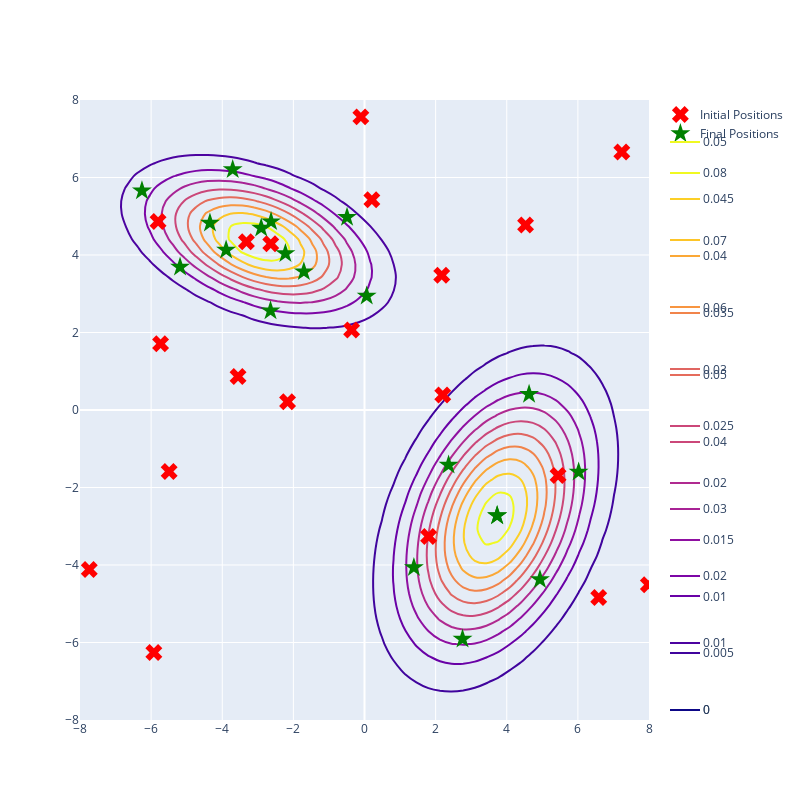

Notebook code cell kept with this figure:
### Markdown cell above
The particles are given random initial positions and with SVGD they 'move' to estimate the GMM.

_The code snippet below simply executes the `gmm_example` binary built from `gmm_example.cpp` and plots the initial and final positions of the particles._

### Code cell
# Run the executable
captured_output = subprocess.run("./gmm_example", text=True, capture_output=True)

# Process the captured output
split_output_str =  captured_output.stdout.split("\n")

# Extract the particle positions
initial_positions_x = [float(elem) for elem in split_output_str[1].split(" ") if elem != ""]
initial_positions_y = [float(elem) for elem in split_output_str[2].split(" ") if elem != ""]
initial_positions = list(zip(initial_positions_x, initial_positions_y))

final_positions_x = [float(elem) for elem in split_output_str[4].split(" ") if elem != ""]
final_positions_y = [float(elem) for elem in split_output_str[5].split(" ") if elem != ""]
final_positions = list(zip(final_positions_x, final_positions_y))

print("Initial particle positions:\n", np.asarray(initial_positions))
print("Final particle positions:\n", np.asarray(final_positions))

# Plot the positions on top of the MVN
fig.add_traces(
    [
        go.Scatter(
            x=initial_positions_x,
            y=initial_positions_y,
            mode="markers",
            marker_symbol="x",
            marker_size=15,
            marker_color="red",
            name="Initial Positions"
        ),
        go.Scatter(
            x=final_positions_x,
            y=final_positions_y,
            mode="markers",
            marker_symbol="star",
            marker_size=15,
            marker_color="green",
            name="Final Positions"
        )
    ]
)

fig.update_xaxes(range=[min(x), max(x)])
fig.update_yaxes(range=[min(y), max(y)])

fig.show()

### Figure 1 — Plotly figure (JSON) as saved in the notebook; plotly's stock layout.template omitted (floating-point values rounded to 4 significant figures; data arrays with more than 128 entries replaced by an {"elided": "..."} marker saying what was removed)
{"data": [{"contours": {"coloring": "lines"}, "line": {"width": 2}, "type": "contour", "x": [-8, -7.673, -7.347, -7.02, -6.694, -6.367, -6.041, -5.714, -5.388, -5.061, -4.735, -4.408, -4.082, -3.755, -3.429, -3.102, -2.776, -2.449, -2.122, -1.796, -1.469, -1.143, -0.8163, -0.4898, -0.1633, 0.1633, 0.4898, 0.8163, 1.143, 1.469, 1.796, 2.122, 2.449, 2.776, 3.102, 3.429, 3.755, 4.082, 4.408, 4.735, 5.061, 5.388, 5.714, 6.041, 6.367, 6.694, 7.02, 7.347, 7.673, 8], "y": [-8, -7.673, -7.347, -7.02, -6.694, -6.367, -6.041, -5.714, -5.388, -5.061, -4.735, -4.408, -4.082, -3.755, -3.429, -3.102, -2.776, -2.449, -2.122, -1.796, -1.469, -1.143, -0.8163, -0.4898, -0.1633, 0.1633, 0.4898, 0.8163, 1.143, 1.469, 1.796, 2.122, 2.449, 2.776, 3.102, 3.429, 3.755, 4.082, 4.408, 4.735, 5.061, 5.388, 5.714, 6.041, 6.367, 6.694, 7.02, 7.347, 7.673, 8], "z": {"elided": "50x50 float values"}}, {"contours": {"coloring": "lines"}, "line": {"width": 2}, "type": "contour", "x": [-8, -7.673, -7.347, -7.02, -6.694, -6.367, -6.041, -5.714, -5.388, -5.061, -4.735, -4.408, -4.082, -3.755, -3.429, -3.102, -2.776, -2.449, -2.122, -1.796, -1.469, -1.143, -0.8163, -0.4898, -0.1633, 0.1633, 0.4898, 0.8163, 1.143, 1.469, 1.796, 2.122, 2.449, 2.776, 3.102, 3.429, 3.755, 4.082, 4.408, 4.735, 5.061, 5.388, 5.714, 6.041, 6.367, 6.694, 7.02, 7.347, 7.673, 8], "y": [-8, -7.673, -7.347, -7.02, -6.694, -6.367, -6.041, -5.714, -5.388, -5.061, -4.735, -4.408, -4.082, -3.755, -3.429, -3.102, -2.776, -2.449, -2.122, -1.796, -1.469, -1.143, -0.8163, -0.4898, -0.1633, 0.1633, 0.4898, 0.8163, 1.143, 1.469, 1.796, 2.122, 2.449, 2.776, 3.102, 3.429, 3.755, 4.082, 4.408, 4.735, 5.061, 5.388, 5.714, 6.041, 6.367, 6.694, 7.02, 7.347, 7.673, 8], "z": {"elided": "50x50 float values"}}, {"marker": {"color": "red", "size": 15, "symbol": "x"}, "mode": "markers", "name": "Initial Positions", "type": "scatter", "x": [5.443, 4.53, 6.586, -2.636, -3.556, -0.3616, -2.163, 7.236, 2.171, -5.734, -7.739, -5.804, -5.493, -5.923, 7.983, 0.2069, 1.802, 2.201, -0.1027, -3.32], "y": [-1.69, 4.775, -4.839, 4.292, 0.8635, 2.062, 0.2144, 6.659, 3.477, 1.712, -4.114, 4.867, -1.585, -6.259, -4.508, 5.426, -3.263, 0.3886, 7.564, 4.342]}, {"marker": {"color": "green", "size": 15, "symbol": "star"}, "mode": "markers", "name": "Final Positions", "type": "scatter", "x": [3.728, 0.06151, 3.731, -5.186, -2.224, -3.706, -1.705, 4.628, -0.491, -3.891, 1.389, -6.258, -2.643, 2.756, 6.021, -2.628, 4.934, 2.364, -2.905, -4.346], "y": [-2.731, 2.943, -2.724, 3.69, 4.04, 6.207, 3.571, 0.4082, 4.974, 4.127, -4.067, 5.659, 2.562, -5.908, -1.599, 4.862, -4.372, -1.421, 4.696, 4.827]}], "layout": {"height": 800, "width": 800, "xaxis": {"range": [-8, 8]}, "yaxis": {"range": [-8, 8]}}}
